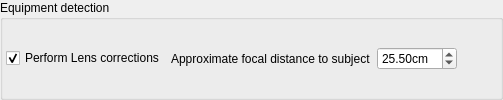
               <widget class="QGroupBox" name="group_equipmentDetection">
                <property name="enabled">
                 <bool>true</bool>
                </property>
                <property name="title">
                 <string>Equipment detection</string>
                </property>
                <property name="checkable">
                 <bool>false</bool>
                </property>
                <layout class="QGridLayout" name="gridLayout_7">
                 <property name="leftMargin">
                  <number>3</number>
                 </property>
                 <property name="topMargin">
                  <number>3</number>
                 </property>
                 <property name="rightMargin">
                  <number>3</number>
                 </property>
                 <property name="bottomMargin">
                  <number>3</number>
                 </property>
                 <item row="4" column="1">
                  <layout class="QHBoxLayout" name="horizontalLayout">
                   <item>
                    <widget class="QLabel" name="label_2">
                     <property name="enabled">
                      <bool>true</bool>
                     </property>
                     <property name="text">
                      <string>Approximate focal distance to subject</string>
                     </property>
                    </widget>
                   </item>
                   <item>
                    <widget class="QDoubleSpinBox" name="doubleSpinBox_focalDistance">
                     <property name="enabled">
                      <bool>true</bool>
                     </property>
                     <property name="suffix">
                      <string>cm</string>
                     </property>
                     <property name="minimum">
                      <double>10.000000000000000</double>
                     </property>
                     <property name="maximum">
                      <double>999.990000000000009</double>
                     </property>
                     <property name="value">
                      <double>25.500000000000000</double>
                     </property>
                    </widget>
                   </item>
                   <item>
                    <spacer name="horizontalSpacer_3">
                     <property name="orientation">
                      <enum>Qt::Horizontal</enum>
                     </property>
                     <property name="sizeHint" stdset="0">
                      <size>
                       <width>40</width>
                       <height>20</height>
                      </size>
                     </property>
                    </spacer>
                   </item>
                  </layout>
                 </item>
                 <item row="4" column="0">
                  <widget class="QCheckBox" name="checkBox_lensCorrection">
                   <property name="enabled">
                    <bool>true</bool>
                   </property>
                   <property name="text">
                    <string>Perform Lens corrections</string>
                   </property>
                   <property name="checked">
                    <bool>true</bool>
                   </property>
                  </widget>
                 </item>
                </layout>
               </widget>
